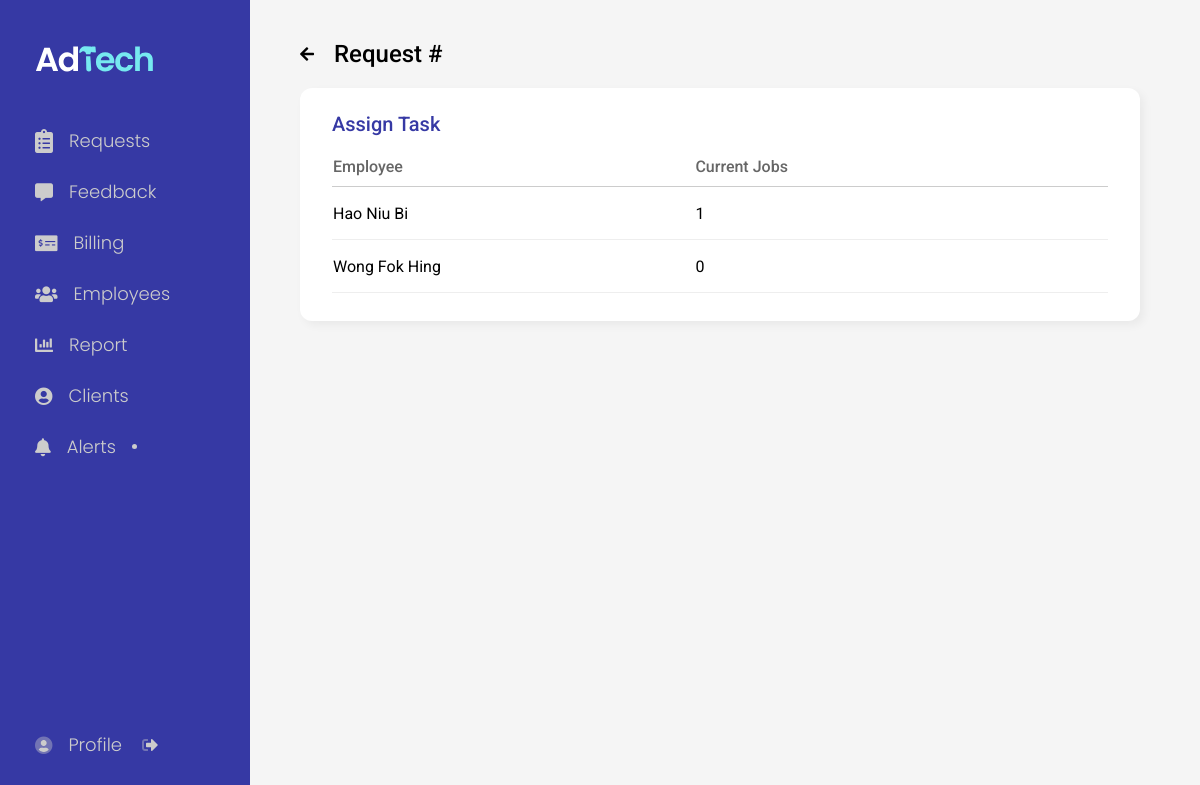
The page /admin/request-assign.php (signed in) on the database its author committed.
### tables this page shows
CREATE TABLE `employee` (
  `empID` int(100) NOT NULL,
  `password` varchar(100) NOT NULL,
  `type` varchar(100) NOT NULL,
  `empName` varchar(100) NOT NULL,
  `status` tinyint(1) NOT NULL
);

### admin/request-assign.php (the view, shortened to what this page needs)
<!DOCTYPE html>
<html lang="en">
<head>
    <link rel="stylesheet" type="text/css" href="../css/admin/dashboard.css" />
    <link rel="stylesheet" type="text/css" href="../css/admin/request-assign.css" />
    <?php
    include_once("../head.php");
    ?>
</head>
<body>
    <?php
    include_once("nav.php");
    ?>
    <div class="container">
        <div class="back" onclick="location.href='request-view.php'">
            <i class="fas fa-arrow-left"></i>
            <h2>Request <?php echo "#".$_SESSION['reqID'] ?></h2>
        </div>
        <div class="card">
            <h3>Assign Task</h3>
            <table>
                <tr>
                    <th>Employee</th>
                    <th>Current Jobs</th>
                    <th></th>
                </tr>
                <?php
                include_once("../db_connect.php");
                $query = "SELECT * FROM `employee` WHERE `type` <> '1' AND `type` <> '2'";
                $result = $db->query($query);
                if ($result->num_rows > 0) {
                    while($row = $result->fetch_assoc()) { ?>
                    <tr class="<?php echo "pending-".$row['empID'] ?>" onmouseover="showButton(this)" onmouseout="hideButton(this)">
                        <td><?php echo $row['empName'] ?></td>
                        <td>
                            <?php
                            $query2 = "SELECT COUNT(`status`) AS NumberOfJobs FROM request
                            WHERE status <> 'Completed' AND status <> 'Paid' AND empID = '".$row['empID']."'";
                            $result2 = $db->query($query2);
                            if($row2 = $result2->fetch_assoc()) {
                                echo $row2['NumberOfJobs'];
                            }
                            ?>
                        </td>
                        <td class="submit-btn">
                            <form action="request-assign-update.php" method="post">
                            </form>
                        </td>
                    </tr>
                    <?php
                    }
                } else {
                    ?> <p>No subjects are taught by you.</p> <?php
                } ?>
            </table>
        </div>
    </div>
</body>
</html>

### css/admin/dashboard.css (style rules this page uses)
body { min-height: 100vh; display: flex; background: #f5f5f5; overflow-y: scroll; }
h1, h2 { font-weight: 500; }
h3 { font-size: 20px; font-weight: 500; color: #3639a4; }
td { cursor: default; }
.container { width: 100%; margin: 40px 5vw 0 25vw; display: flex; flex-direction: column; }
.container .back { display: flex; align-items: center; column-gap: 20px; cursor: pointer; }
.container .card { height: auto; margin: 20px 0 48px 0; padding: 24px 32px 28px 32px; background: white; border-radius: 12px; box-shadow: 4px 4px 10px 0px rgba(0, 0, 0, 0.05); }
table { width: 100%; border-collapse: collapse; border-spacing: 0; font-size: 16px; }
table th { padding-bottom: 10px; color: #666; border-bottom: 1px solid #ccc; text-align: left; font-weight: 500; cursor: pointer !important; }
table td { height: 40px; border-bottom: 1px solid #eee; }
table td.submit-btn { width: 100px; }
table td form { width: 10px; }

### css/admin/request-assign.css (style rules this page uses)
.card table { margin-top: 20px; }

### css/style.css (style rules this page uses)
html { scroll-behavior: smooth; cursor: default; }
body, h1, h2, h3, h4, h5, h6, p { padding: 0; margin: 0; }
body { font-family: "Roboto", sans-serif; }

### rows shown on the page
employee: empName "Hao Niu Bi", NumberOfJobs "1"
employee: empName "Wong Fok Hing", NumberOfJobs "0"
